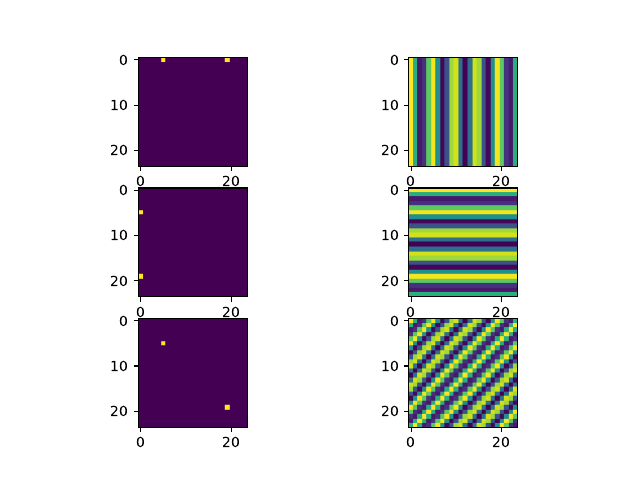

The script that saved this image:
import numpy as np
import matplotlib.pyplot as plt


n1 = 24
n2 = 24


def f3(n1, n2):
    f3 = np.zeros((n1, n2))
    f3[0][5] = 1
    f3[0][n1-5] = 1
    return f3

def f4(n1, n2):
    f4 = np.zeros((n1, n2))
    f4[5][0] = 1
    f4[n1-5][0] = 1
    return f4


def f5(n1, n2):
    f5= np.zeros((n1, n2))
    f5[5][5] = 1
    f5[n1-5][n1-5] = 1
    return f5


f_3 = f3(n1, n2)
f_4 = f4(n1, n2)
f_5 = f5(n1, n2)

spectrum_3 = np.real(np.fft.ifft2(f3(n1, n2)))
spectrum_4 = np.real(np.fft.ifft2(f4(n1, n2)))
spectrum_5 = np.real(np.fft.ifft2(f5(n1, n2)))

fig, axs = plt.subplots(3, 2)

axs[0][0].imshow(f_3)
axs[1][0].imshow(f_4)
axs[2][0].imshow(f_5)

axs[0][1].imshow(spectrum_3)
axs[1][1].imshow(spectrum_4)
axs[2][1].imshow(spectrum_5)
plt.savefig("ex1_c_d_e.pdf")
plt.show()







